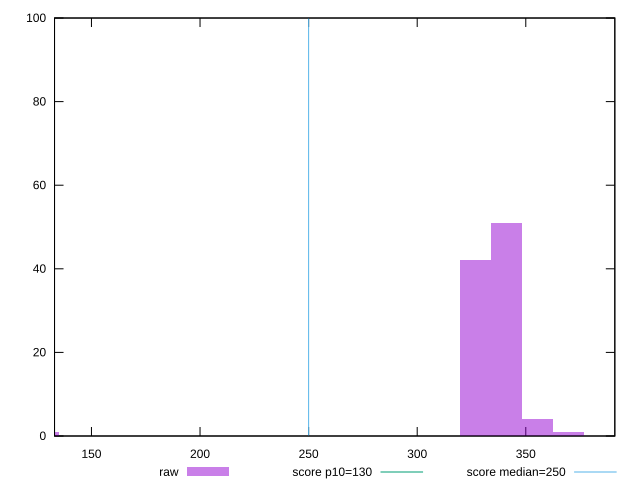

Source code (gnuplot):
reset

$raw <<EOF
397.99655645335116 1
326.92574280096704 42
341.13990553144384 51
355.3540682619207 4
369.5682309923975 1
127.92746457429145 1
EOF

set key outside below
set boxwidth 14.214162730476827
set xrange [133:391]
set yrange [0:100]
set trange [0:100]
set style fill transparent solid 0.5 noborder

set parametric
set terminal svg size 640, 490 enhanced background rgb 'white'
set output "reports/report_00030_2021-02-24T20-42-31.540Z/max-potential-fid/samples/astro/raw/histogram.svg"

plot $raw title "raw" with boxes, \
     130,t title "score p10=130", \
     250,t title "score median=250"

reset
